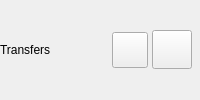
        <widget class="QWidget" name="pTransfers">
         <layout class="QHBoxLayout" name="pTransfersLayout">
          <property name="spacing">
           <number>4</number>
          </property>
          <property name="leftMargin">
           <number>0</number>
          </property>
          <property name="topMargin">
           <number>0</number>
          </property>
          <property name="rightMargin">
           <number>8</number>
          </property>
          <property name="bottomMargin">
           <number>0</number>
          </property>
          <item>
           <widget class="QLabel" name="lTransfers">
            <property name="text">
             <string>Transfers</string>
            </property>
            <property name="indent">
             <number>0</number>
            </property>
           </widget>
          </item>
          <item>
           <spacer name="horizontalSpacer">
            <property name="orientation">
             <enum>Qt::Horizontal</enum>
            </property>
            <property name="sizeHint" stdset="0">
             <size>
              <width>40</width>
              <height>20</height>
             </size>
            </property>
           </spacer>
          </item>
          <item>
           <widget class="QToolButton" name="bPause">
            <property name="minimumSize">
             <size>
              <width>36</width>
              <height>36</height>
             </size>
            </property>
            <property name="maximumSize">
             <size>
              <width>36</width>
              <height>36</height>
             </size>
            </property>
            <property name="cursor">
             <cursorShape>PointingHandCursor</cursorShape>
            </property>
            <property name="autoFillBackground">
             <bool>false</bool>
            </property>
            <property name="icon">
             <iconset resource="../../../gui/Resources_macx.qrc">
              <normaloff>:/images/transfer_manager/sidebar/sidebar_pause_ico_default.png</normaloff>:/images/transfer_manager/sidebar/sidebar_pause_ico_default.png</iconset>
            </property>
            <property name="iconSize">
             <size>
              <width>32</width>
              <height>32</height>
             </size>
            </property>
            <property name="checkable">
             <bool>true</bool>
            </property>
            <property name="default_icon" stdset="0">
             <url>
              <string>qrc:/images/transfer_manager/sidebar/sidebar_pause_ico_default.png</string>
             </url>
            </property>
            <property name="hover_selected" stdset="0">
             <bool>true</bool>
            </property>
           </widget>
          </item>
          <item>
           <widget class="QToolButton" name="bSearch">
            <property name="cursor">
             <cursorShape>PointingHandCursor</cursorShape>
            </property>
            <property name="toolTip">
             <string>Search</string>
            </property>
            <property name="icon">
             <iconset resource="../../../gui/Resources_macx.qrc">
              <normaloff>:/images/transfer_manager/sidebar/sidebar_search_ico_default.png</normaloff>:/images/transfer_manager/sidebar/sidebar_search_ico_default.png</iconset>
            </property>
            <property name="iconSize">
             <size>
              <width>32</width>
              <height>32</height>
             </size>
            </property>
            <property name="default_icon" stdset="0">
             <url>
              <string>qrc:/images/transfer_manager/sidebar/sidebar_search_ico_default.png</string>
             </url>
            </property>
           </widget>
          </item>
         </layout>
        </widget>
